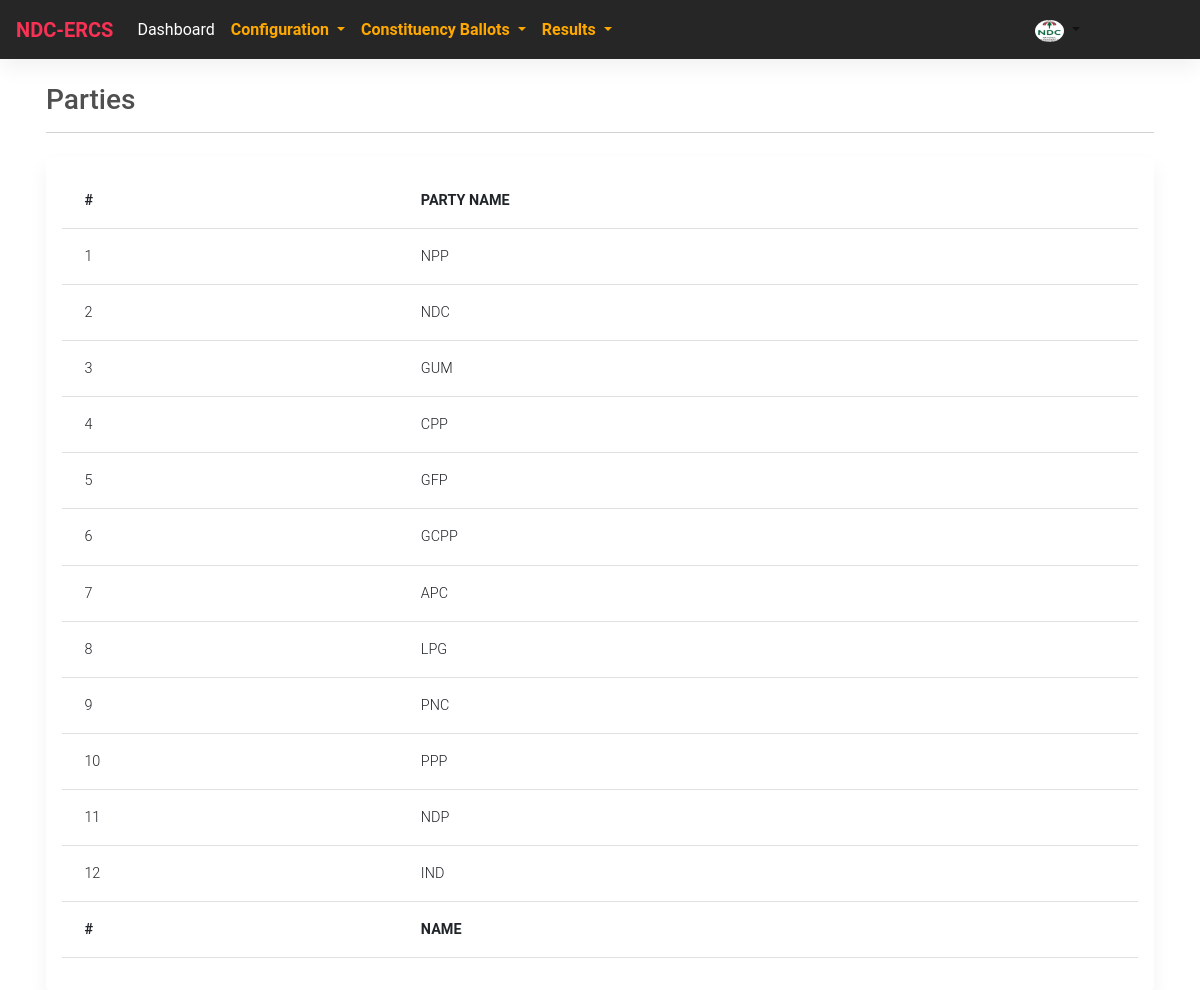
Screenshot of /parties.php with the database file from the repository.
### tables this page shows
CREATE TABLE `parties` (
  `id` int(11) NOT NULL,
  `name` varchar(100) NOT NULL,
  `created_at` timestamp NULL DEFAULT current_timestamp()
);

### script/ultrafunctions.php (called while the page is built, shortened)
<?php
$server = 'localhost';
$server_user = 'root';
$server_password = '';
$database = 'correlation';
$conn = mysqli_connect($server, $server_user, $server_password, $database) or die('Error connecting Database');
function select_records($table)
{
    global $conn;
    $query = mysqli_query($conn, "SELECT * FROM $table") or die('Something went wrong');
    return $query;
}

### parties.php (the view, shortened to what this page needs)
<?php
require "include/header.php";
require "script/ultrafunctions.php";
?>
<h3 class="mt-4">Parties</h3>
<hr>
<div class="card card-body mt-4">
    <div class="table-responsive">
        <table id="tbllist" class="table">
            <thead>
                <tr>
                    <th class="font-weight-bold">#</th>
                    <th class="font-weight-bold">PARTY NAME</th>
                </tr>
            </thead>
            <tbody>
                <?php
                $i=0;
        $query = select_records("parties");
        while ($rec = mysqli_fetch_assoc($query)) {
            $i++;
           ?>
                <tr>
                    <td><?php echo $i;?></td>
                    <td><?php echo $rec["name"];?></td>
                </tr>
                <?php
        }
        ?>
            </tbody>
            <tfoot>
                <tr>
                    <th class="font-weight-bold">#</th>
                    <th class="font-weight-bold">NAME</th>
                </tr>
            </tfoot>
        </table>
    </div>
</div>
<?php require "include/footer.php"; ?>

### rows the page displays
parties: name "NPP"
parties: name "NDC"
parties: name "GUM"
parties: name "CPP"
parties: name "GFP"
parties: name "GCPP"
parties: name "APC"
parties: name "LPG"
parties: name "PNC"
parties: name "PPP"
parties: name "NDP"
parties: name "IND"
